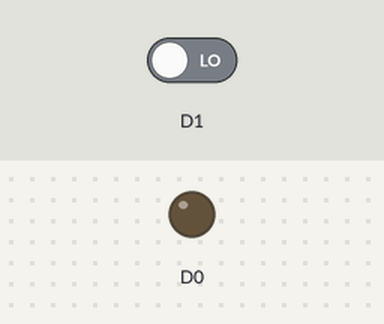
A sketch run on a simulated ESP8266 (NodeMCU). On the bench: output pins drawn as LEDs (lit = HIGH). Inputs (shaded band) come from the test bench; at power-on: D1 LOW.

Above: at 1.2 s.
1.3 s: D1 driven HIGH
At 2.2 s:
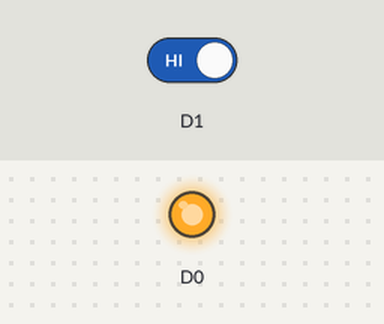
2.8 s: D1 driven LOW
At 3.3 s:
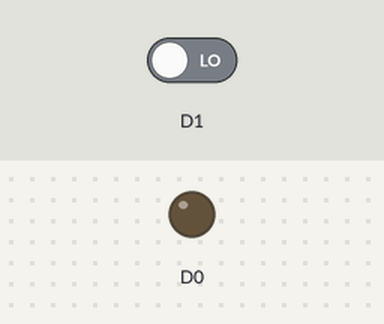
Timing chart, 0 to 5.8 s (numbered marks = the images above; inputs shaded):
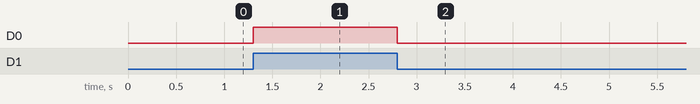

The sketch:

3.1.1.ino
```cpp
void setup() {
  pinMode(D1, INPUT);
  pinMode(D0, OUTPUT);
  Serial.begin(115200);
}

// the loop function runs over and over again forever
void loop() {
  digitalWrite(D0,digitalRead(D1));
}
```

Measured:
- after the input at 1.3 s, D0: LOW → HIGH at once
- after the input at 2.8 s, D0: HIGH → LOW at once
